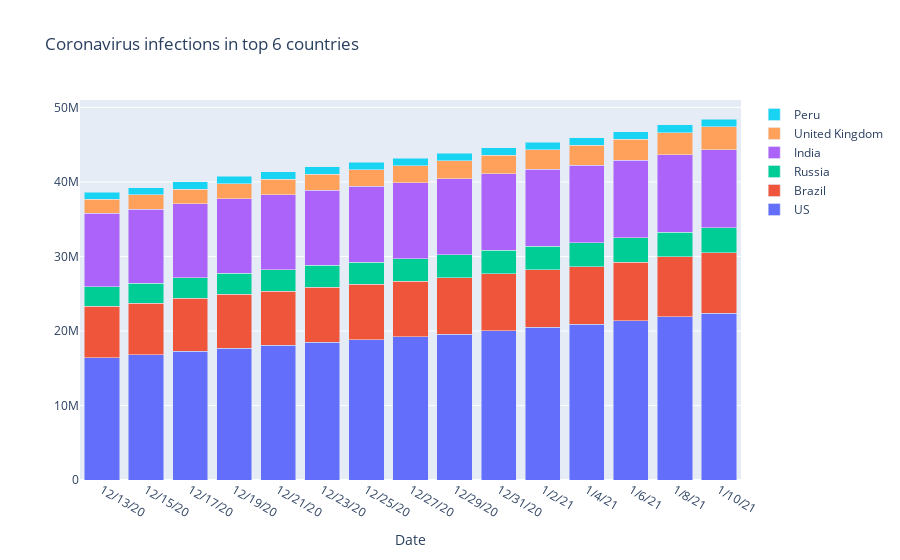

This figure's notebook cell:
### Code cell
# Stacked Bar Chart

top_countries = ['US', 'Brazil', 'Russia', 'India', 'United Kingdom', 'Peru']
top_countries_list = ['US', 'Brazil', 'Russia', 'India', 'United Kingdom', 'Peru']
for j in range(6):
    top_countries_list[j] = []
    for i in range(-2, -31, -2):
        top_countries_list[j].append(df_cases[df_cases['Country/Region'] == top_countries[j]].iloc[0, i])
    top_countries_list[j] = list(reversed(top_countries_list[j]))

dates = df_cases.columns[-30::2]

fig = go.Figure(data = [go.Bar(name = top_countries[i], x = dates, y = top_countries_list[i]) 
                      for i in range(6)])
fig.update_layout(barmode = 'stack')
fig.update_layout(title_text = 'Coronavirus infections in top 6 countries')
fig.update_xaxes(title = 'Date')
fig.show()
fig.write_image("top_countries.png", width=1100, height=600)

### Figure 1 — Plotly figure (JSON) as saved in the notebook; plotly's stock layout.template omitted (floating-point values rounded to 4 significant figures)
{"data": [{"name": "US", "type": "bar", "x": ["12/13/20", "12/15/20", "12/17/20", "12/19/20", "12/21/20", "12/23/20", "12/25/20", "12/27/20", "12/29/20", "12/31/20", "1/2/21", "1/4/21", "1/6/21", "1/8/21", "1/10/21"], "y": [16385492, 16778510, 17263607, 17709911, 18092940, 18516606, 18814913, 19199355, 19564536, 20026231, 20486742, 20873232, 21354750, 21928012, 22409132]}, {"name": "Brazil", "type": "bar", "x": ["12/13/20", "12/15/20", "12/17/20", "12/19/20", "12/21/20", "12/23/20", "12/25/20", "12/27/20", "12/29/20", "12/31/20", "1/2/21", "1/4/21", "1/6/21", "1/8/21", "1/10/21"], "y": [6901952, 6970034, 7110434, 7213155, 7263619, 7365517, 7448560, 7484285, 7563551, 7675973, 7716405, 7753752, 7873830, 8013708, 8105790]}, {"name": "Russia", "type": "bar", "x": ["12/13/20", "12/15/20", "12/17/20", "12/19/20", "12/21/20", "12/23/20", "12/25/20", "12/27/20", "12/29/20", "12/31/20", "1/2/21", "1/4/21", "1/6/21", "1/8/21", "1/10/21"], "y": [2629699, 2682866, 2736727, 2792615, 2850042, 2905196, 2963290, 3019972, 3073923, 3127347, 3179898, 3226758, 3274615, 3321163, 3366715]}, {"name": "India", "type": "bar", "x": ["12/13/20", "12/15/20", "12/17/20", "12/19/20", "12/21/20", "12/23/20", "12/25/20", "12/27/20", "12/29/20", "12/31/20", "1/2/21", "1/4/21", "1/6/21", "1/8/21", "1/10/21"], "y": [9884100, 9932547, 9979447, 10031223, 10075116, 10123778, 10169118, 10207871, 10244852, 10266674, 10323965, 10356844, 10395278, 10413417, 10466595]}, {"name": "United Kingdom", "type": "bar", "x": ["12/13/20", "12/15/20", "12/17/20", "12/19/20", "12/21/20", "12/23/20", "12/25/20", "12/27/20", "12/29/20", "12/31/20", "1/2/21", "1/4/21", "1/6/21", "1/8/21", "1/10/21"], "y": [1849403, 1888116, 1948660, 2004219, 2073511, 2149551, 2221312, 2288345, 2382865, 2488780, 2599789, 2713563, 2836801, 2957472, 3072349]}, {"name": "Peru", "type": "bar", "x": ["12/13/20", "12/15/20", "12/17/20", "12/19/20", "12/21/20", "12/23/20", "12/25/20", "12/27/20", "12/29/20", "12/31/20", "1/2/21", "1/4/21", "1/6/21", "1/8/21", "1/10/21"], "y": [980943, 986130, 989457, 989457, 997517, 1000153, 1003982, 1005546, 1008908, 1015137, 1015137, 1019475, 1022018, 1026180, 1026180]}], "layout": {"barmode": "stack", "title": {"text": "Coronavirus infections in top 6 countries"}, "xaxis": {"title": {"text": "Date"}}}}
